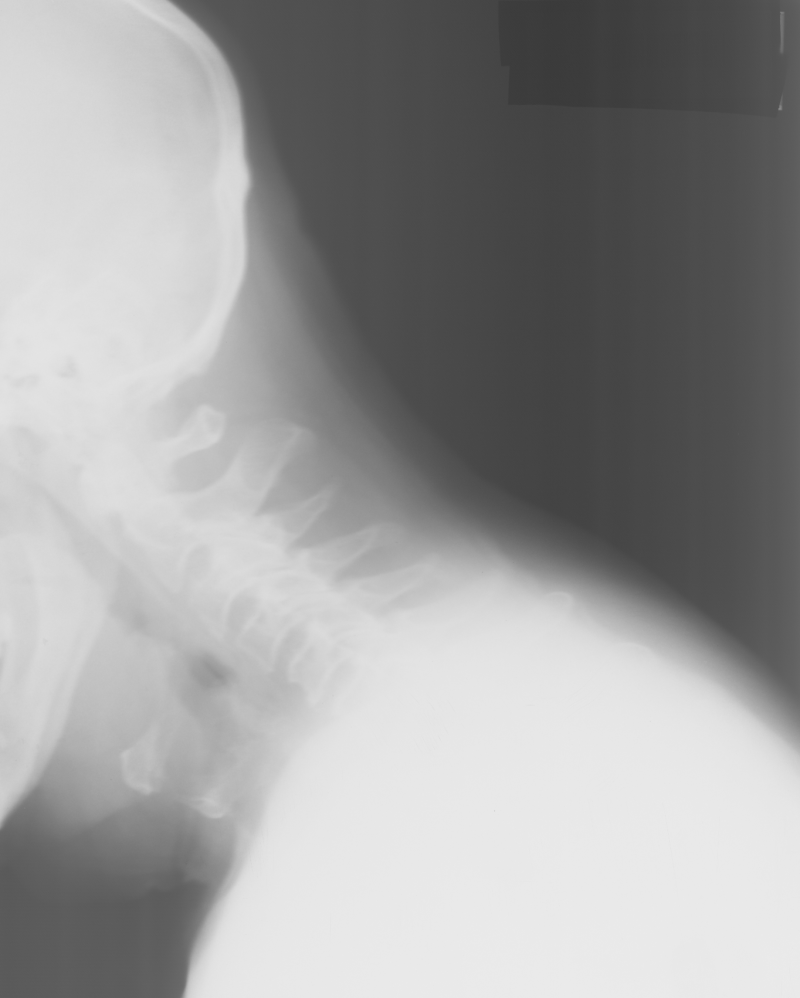
#> input picture solutions/ex3-PixelwiseOperations/data/vertebra.png, 800 x 998 px
$ jupyter execute --allow-errors Exercise3.ipynb   (shell and % lines are left out)
#> lines starting #> are read from the running program, lines starting #| are printed output that depends on the picture; after the words box and inside, x2 and y2 are one past the last pixel; in counts of white or black regions, pixels touching at a corner belong together; long printed decimals are rounded
# Exercise 3 - Pixel wise operations

**TA comment**: The visualization of the images can be done through different Python libraries, such as` matplotlib` or `skimage`. Although similar, they may have different default behaviour. In this solution, `matplotlib` is used.

Be aware that default behaviour of `matplotlib.pyplot.imshow()` is to use the dynamic range of the image values to plot the image. It is, if the image intensities range from [26, 173], the white color is assigned to 26 and the black to 173. Meanwhile, `skimage.io.imshow()` displays the dynamic range according to the image type, [0, 255] for integer images and [0., 1.] for float images.

[cell 1]
from skimage import io
import matplotlib.pyplot as plt
import numpy as np

## Explorative data analysis

### Exercise 1
Start by reading the image and inspect the histogram. Is it a bimodal histogram? Do you think it will be possible to segment it so only the bones are visible?

[cell 2]
# Directory containing data and images
in_dir = "data/"
im_name = "vertebra.png"
im_org = io.imread(in_dir + im_name)
#> im_org is the input picture: shape (998, 800); min 57, max 235, mean 156.2

[cell 3]
nbins = 256

fig, ax = plt.subplots(nrows=1, ncols = 2, figsize = (12, 5))
ax[0].imshow(im_org, cmap = 'gray', vmin = 0, vmax = 255)
ax[0].set_title('Image')

ax[1].hist(im_org.ravel(), bins=nbins)
ax[1].set_title('Image histogram')
ax[1].set_xlabel('Intensities')
ax[1].set_ylabel('Frequency')
plt.show()
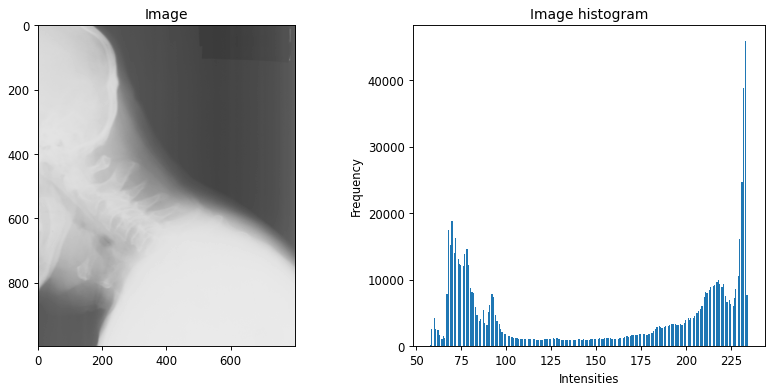
#> figure drawn by matplotlib, 2 panels; panel 2: tallest bar 45929 high, from x = 232.9 to 233.6

### Exercise 2
Compute the minimum and maximum values of the image. Is the full scale of the gray-scale spectrum used or can we enhance the appearance of the image?

[cell 4]
min, max = im_org.min(), im_org.max()
#> min = 57; max = 235
print(f"Min value: {min} \t Max value: {max}")
#| Min value: 57 	 Max value: 235

[cell 5]
fig, ax = plt.subplots(nrows=1, ncols = 2, figsize = (12, 5))
ax[0].imshow(im_org, vmin = 0, vmax = 255, cmap = 'gray')
ax[0].set_title('Visualization window: [0, 255]')
ax[1].imshow(im_org, vmin = min, vmax = max, cmap = 'gray') # Here, we change the visualization window, not the image itself!
ax[1].set_title(f'Visualization window: [{min}, {max}]')
plt.show()
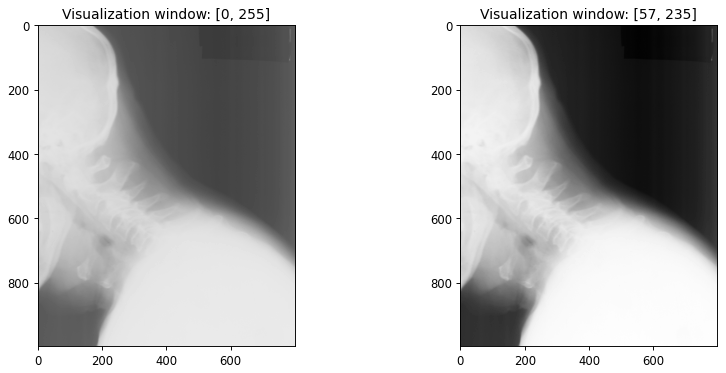
#> figure drawn by matplotlib, 2 panels

## Pixel type conversions

### Exercise 3 - Unsigned byte to float image

[cell 6]
from skimage.util import img_as_float
from skimage.util import img_as_ubyte

[cell 7]
im_float = img_as_float(im_org)
min, max = im_float.min(), im_float.max()
#> min = 0.224; max = 0.922
print(f"Min value: {min} \t Max value: {max}")
#| Min value: 0.2235 	 Max value: 0.9216

# Can you verify that the float image is equal to the original image, where each pixel value is divided by 255?
all_equal = np.allclose(im_org, im_float*255)
#> all_equal = True
print(f'The float and the original image are equivalent?: {all_equal}')
#| The float and the original image are equivalent?: True

### Exercise 4 - Float to unsigned byte

[cell 8]
im_ubyte = img_as_ubyte(im_float)
min, max = im_ubyte.min(), im_ubyte.max()
#> min = 57; max = 235
print(f"Min value: {min} \t Max value: {max}")
#| Min value: 57 	 Max value: 235

## Histogram stretching

### Exercise 5

[cell 9]
def histogram_stretch(img_in):
    """
    Stretches the histogram of an image
    :param img_in: Input image
    :return: Image, where the histogram is stretched so the min values is 0 and the maximum value 255
    """
    # img_as_float will divide all pixel values with 255.0
    img_float = img_as_float(img_in)
    min_val = img_float.min()
#> min_val = 0.224
    max_val = img_float.max()
#> max_val = 0.922
    min_desired = 0.0
    max_desired = 1.0

    # Do something here
    img_out = ((img_float-min_val)*(max_desired-min_desired)/(max_val-min_val))+min_desired
    # img_as_ubyte will multiply all pixel values with 255.0 before converting to unsigned byte
    return img_as_ubyte(img_out)

### Exercise 6

[cell 10]
im_stretched = histogram_stretch(im_org)

fig, ax = plt.subplots(nrows=1, ncols = 2, figsize = (12, 5))
ax[0].imshow(im_org, cmap = 'gray', vmin = 0, vmax = 255)
ax[0].set_title('Original image')
ax[1].imshow(im_stretched, cmap = 'gray', vmin = 0, vmax = 255)
ax[1].set_title('Stretched image')
plt.show()

## Non-linear pixel value mapping

### Exercise 7

[cell 11]
def gamma_map(img_in, gamma):
    """
    Stretches the histogram of an image
    :param img_in: Input image
    :param gamma: Exponent
    :return: Gamma-mapped image
    """
#> called with gamma = 0.5
    img_float = img_as_float(img_in)
    img_out = np.power(img_float, gamma)
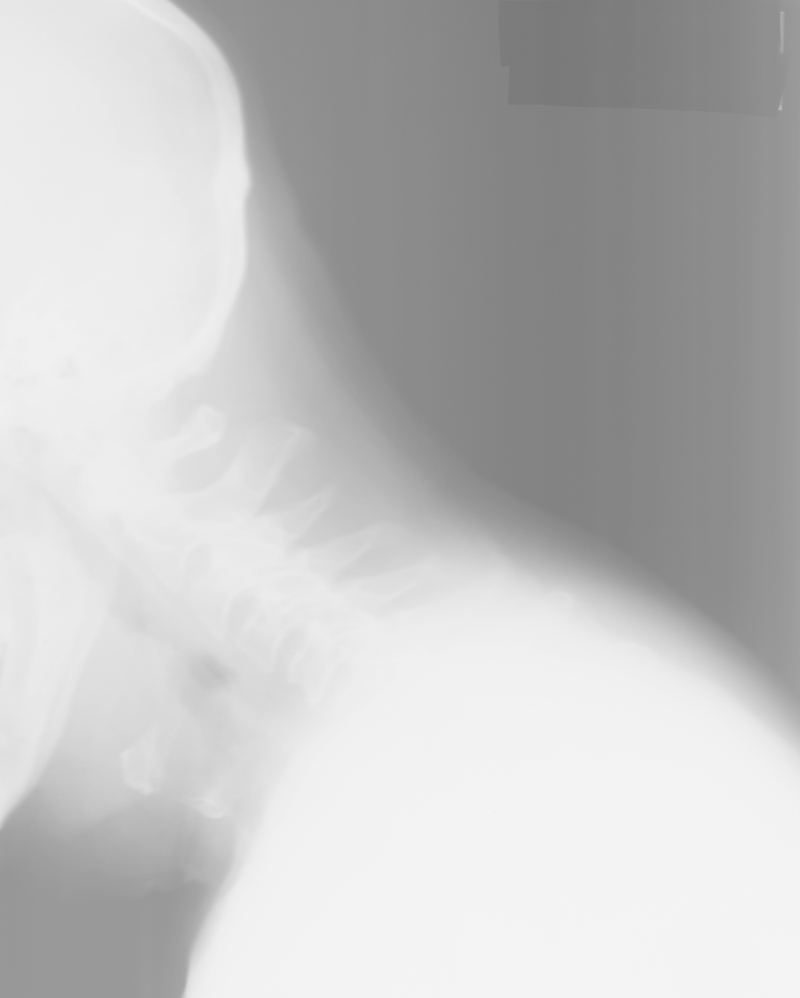
#> img_out: shape (998, 800) float64; min 0.473, max 0.96, mean 0.762
    return img_as_ubyte(img_out)

### Exercise 8

[cell 12]
gamma_0_5 = gamma_map(im_org, 0.5)
gamma_2 = gamma_map(im_org, 2)
#> call 2 of gamma_map, with gamma = 2
#> in gamma_map (call 2), `img_out = np.power(img_float, gamma)`:
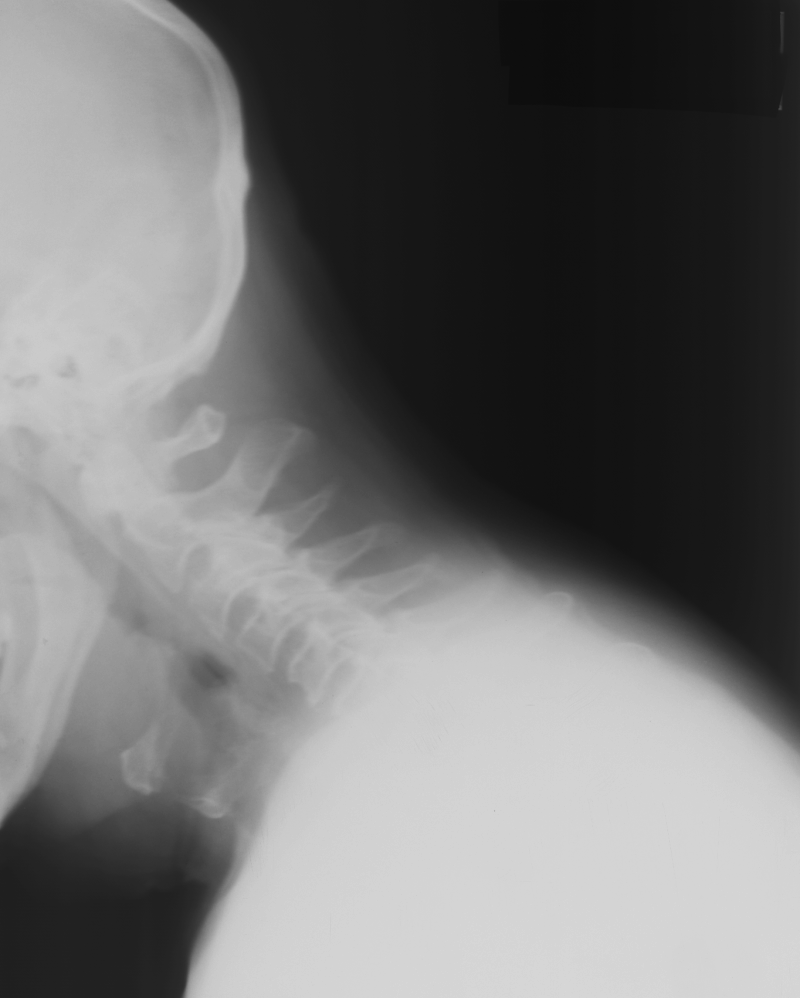
#> img_out: shape (998, 800) float64; min 0.05, max 0.849, mean 0.444

fig, ax = plt.subplots(nrows=1, ncols = 3, figsize = (12, 5))
ax[0].imshow(im_org, cmap = 'gray', vmin=0, vmax=255)
ax[0].set_title('Original image')
ax[1].imshow(gamma_0_5, cmap = 'gray', vmin=0, vmax=255)
ax[1].set_title(r'$\gamma = 0.5$')
ax[2].imshow(gamma_2, cmap = 'gray', vmin=0, vmax=255)
ax[2].set_title(r'$\gamma = 2$')
plt.show()

## Image segmentation by thresholding

### Exercise 9

[cell 13]
def threshold_image(img_in, thres):
    """
    Apply a threshold in an image and return the resulting image
    :param img_in: Input image
    :param thres: The treshold value in the range [0, 255]
    :return: Resulting image (unsigned byte) where background is 0 and foreground is 255
    """
#> called with thres = 110
    mask = img_in > thres
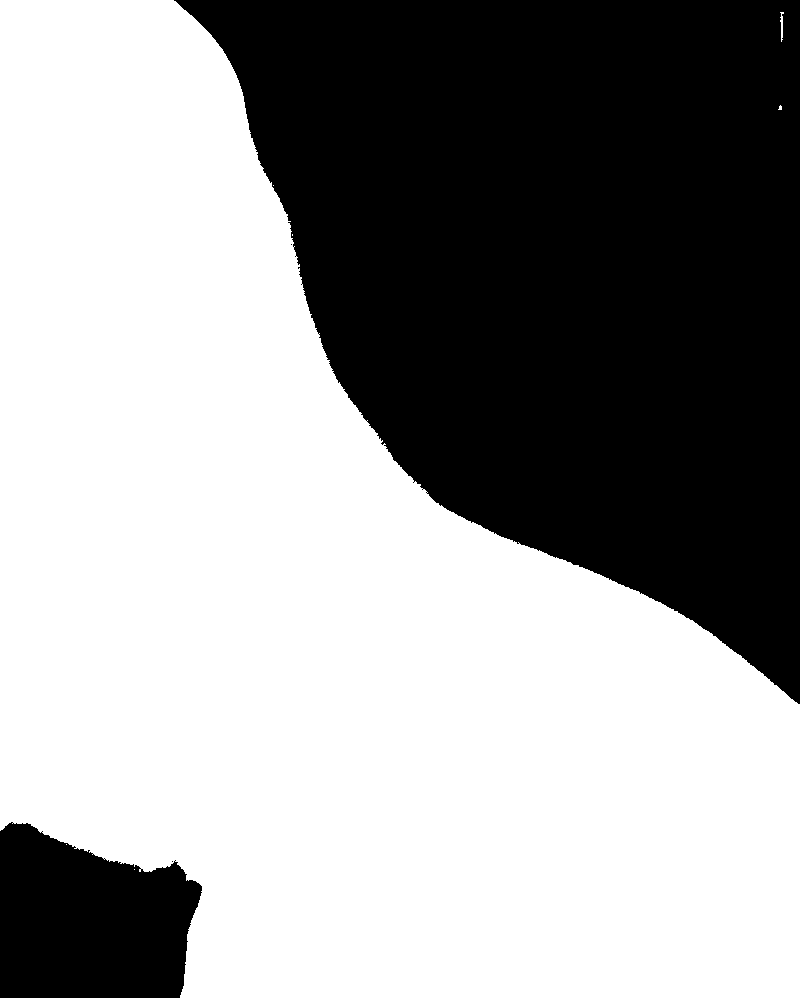
#> mask: shape (998, 800) bool; 60.9% white; 4 black regions (2 under 20 px), largest, box (x1, y1, x2, y2) and area: (174, 0, 800, 704) 284395, (0, 822, 202, 998) 27928
    return img_as_ubyte(mask)

### Exercise 10

[cell 14]
im_thres = threshold_image(im_org, thres = 110)

fig, ax = plt.subplots(nrows=1, ncols = 3, figsize = (12, 5))
ax[0].imshow(im_org, cmap = 'gray', vmin = 0, vmax = 255)
ax[0].set_title('Original image')
ax[1].imshow(im_thres, cmap = 'gray', vmin = 0, vmax = 255)
ax[1].set_title('Foreground image')
ax[2].imshow(im_org, cmap = 'gray', vmin = 0, vmax = 255)
ax[2].contour(im_thres, [254, 256])
ax[2].set_title('Mask contour')
plt.show()
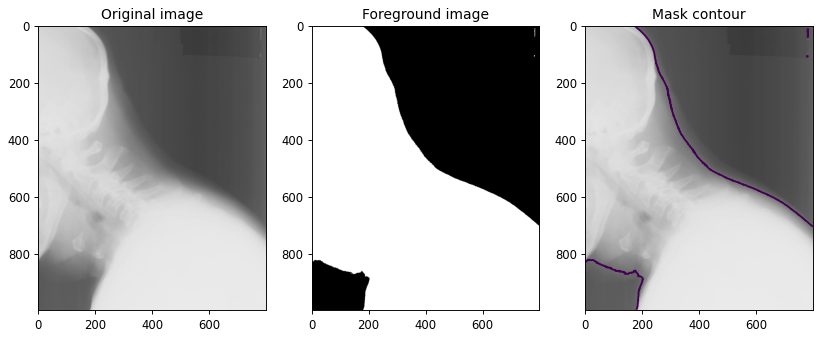
#> figure drawn by matplotlib, 3 panels

### Exercise 11

[cell 15]
from skimage.filters import threshold_otsu

thres_new = threshold_otsu(im_org)
#> thres_new = 148
im_thres = threshold_image(im_org, thres = thres_new)
#> in threshold_image (call 2), `mask = img_in > thres`: mask: shape (998, 800) bool; 56% white; 10 black regions (8 under 20 px), largest, box (x1, y1, x2, y2) and area: (169, 0, 800, 734) 311456, (0, 782, 227, 998) 39669

fig, ax = plt.subplots(nrows=1, ncols = 3, figsize = (12, 5))
ax[0].imshow(im_org, cmap = 'gray', vmin = 0, vmax = 255)
ax[0].set_title('Original image')
ax[1].imshow(im_thres, cmap = 'gray', vmin = 0, vmax = 255)
ax[1].set_title(f'Foreground image [thres = {thres_new}]')
ax[2].imshow(im_org, cmap = 'gray', vmin = 0, vmax = 255)
ax[2].contour(im_thres, [254, 256])
ax[2].set_title('Mask contour')
plt.show()

### Exercise 12

[cell 16]
from skimage.color import rgb2gray

im_name = "dark_background.png"
im_org = io.imread(in_dir + im_name)
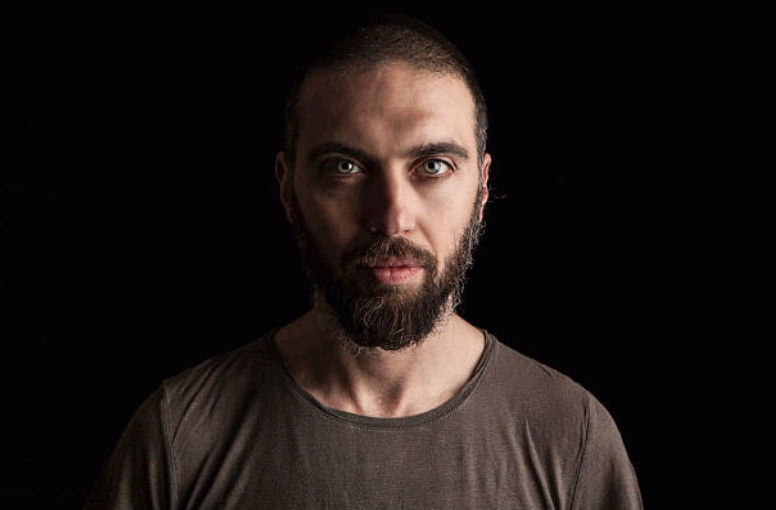
#> input picture solutions/ex3-PixelwiseOperations/data/dark_background.png, 776 x 510 px
#> im_org is the input picture: shape (510, 776, 3); mean R, G, B 31, 23.2, 21.8

im_org = img_as_float(im_org)
im_gray = img_as_ubyte(rgb2gray(im_org))

thres = 5
im_thres = threshold_image(im_gray, thres = thres)
#> in threshold_image (call 3), `mask = img_in > thres`: mask: shape (510, 776) bool; 33.8% white; 63 white regions (62 under 20 px), largest, box (x1, y1, x2, y2) and area: (82, 13, 644, 510) 133601

fig, ax = plt.subplots(nrows=1, ncols = 2, figsize = (12, 5))
ax[0].imshow(im_gray, cmap = 'gray', vmin = 0, vmax = 255)
ax[0].set_title('Original image')
ax[1].imshow(im_thres, cmap = 'gray', vmin = 0, vmax = 255)
ax[1].set_title(f'Silhouette')
plt.show()

## Color thresholding in the RGB color space

### Exercise 13

[cell 17]
# Change the backend to be able to explore the pixel intensities
# For VSCode Notebooks and JupyterNotebook "%matplotlib widget"
# For Spyder "%matplotlib auto"


im_name = "DTUSigns2.jpg"
#> (the rest of this cell did not finish here and is left out)

### Exercise 14

[cell 18]

def detect_dtu_signs(img_in, sign):
#> called with sign = 'red'
    r_comp = img_in[:, :, 0]
    g_comp = img_in[:, :, 1]
    b_comp = img_in[:, :, 2]

    if sign == 'red':
        segm = (r_comp > 160) & (r_comp < 180) & (g_comp > 50) & (g_comp < 80) & \
                    (b_comp > 50) & (b_comp < 80)
#> segm: shape (510, 776) bool; every value is 0
    if sign == 'blue':
        segm = (r_comp < 10) & (g_comp > 85) & (g_comp < 105) & \
                    (b_comp > 180) & (b_comp < 200)

    return img_as_ubyte(segm)

img_red = detect_dtu_signs(im_org, 'red')
fig, ax = plt.subplots(nrows = 1, ncols = 2, figsize = (10, 5))
ax[0].imshow(im_org)
ax[0].set_title('Original')
ax[1].imshow(img_red, vmin = 0, vmax = 255, cmap = 'gray')
ax[1].set_title('Red sign')
plt.show()

## Color thresholding in the HSV color space

### Exercise 15

[cell 19]
from skimage import color

[cell 20]

hsv_img = color.rgb2hsv(im_org)
#> hsv_img: shape (510, 776, 3) float64; mean of channels 0, 1, 2 0.578, 0.457, 0.122
hue_img = hsv_img[:, :, 0]
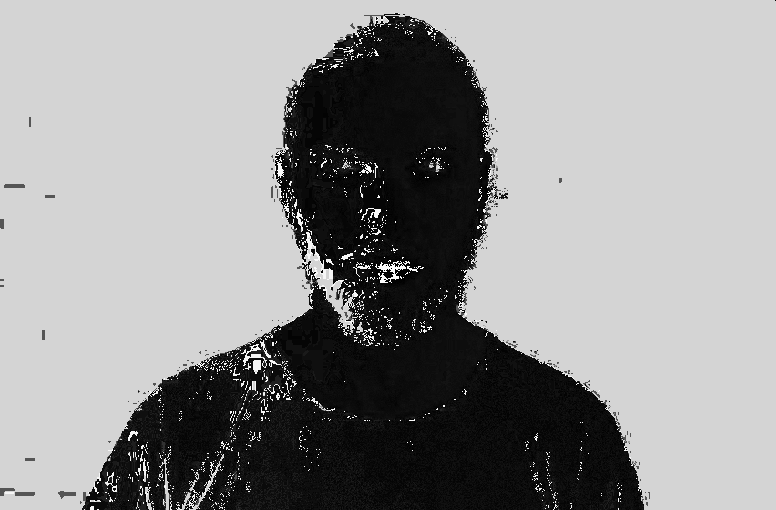
#> hue_img: shape (510, 776) float64; min 0, max 0.996, mean 0.578
value_img = hsv_img[:, :, 2]
fig, (ax0, ax1, ax2) = plt.subplots(ncols=3, figsize=(8, 2))
ax0.imshow(im_org)
ax0.set_title("RGB image")
ax0.axis('off')
ax1.imshow(hue_img, cmap='hsv')
ax1.set_title("Hue channel")
ax1.axis('off')
ax2.imshow(value_img)
ax2.set_title("Value channel")
ax2.axis('off')

fig.tight_layout()
io.show()

[cell 21]

segm_blue = (hue_img < 0.6) & (hue_img  > 0.4) & (value_img < 0.77) & (value_img > 0.70)
segm_red = (hue_img < 1.0) & (hue_img  > 0.9)
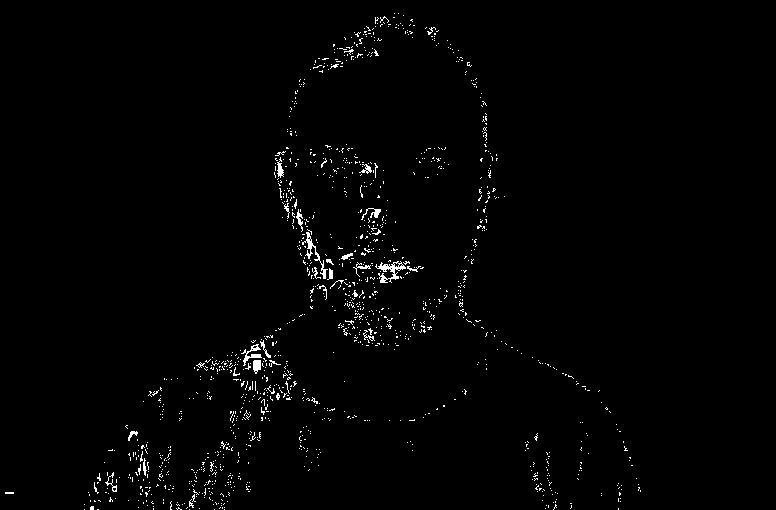
#> segm_red: shape (510, 776) bool; 1.3% white in thin lines or dots, all inside (x1, y1, x2, y2) = (5, 13, 641, 510)

fig, (ax1, ax2) = plt.subplots(1,2,figsize = (10,5))
ax1.imshow(segm_blue, cmap = 'gray')
ax1.set_title('DTU sign image (Blue)')

ax2.imshow(segm_red, cmap = 'gray')
ax2.set_title('DTU sign image (Red)')
plt.show()
